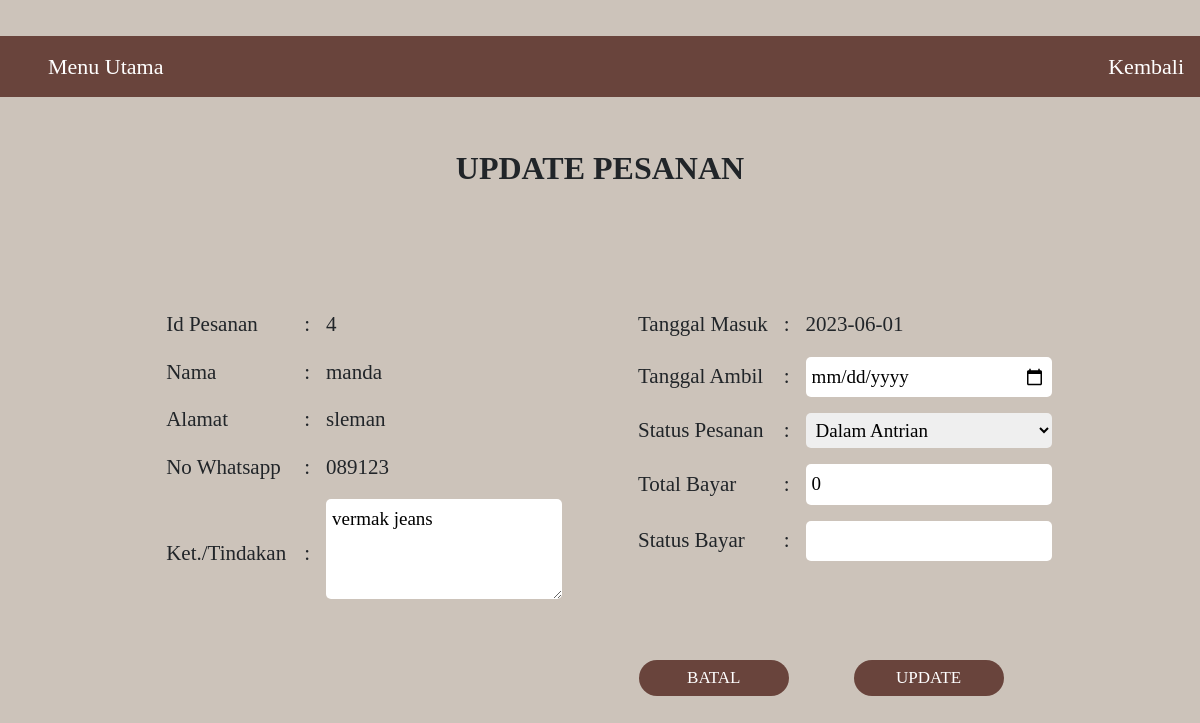
The app's page /ragiladmin/updatepesanan.php?id=4 (signed in) with its own data.
### tables this page shows
CREATE TABLE `pesanan` (
  `id_pesanan` int(11) NOT NULL,
  `ket_tindakan` varchar(100) NOT NULL,
  `tgl_masuk` date NOT NULL,
  `tgl_ambil` date DEFAULT NULL,
  `status_pesanan` varchar(50) NOT NULL,
  `total_bayar` int(50) DEFAULT NULL,
  `status_bayar` varchar(20) DEFAULT NULL,
  `id_pelanggan` int(11) NOT NULL,
  `id_penjahit` int(11) NOT NULL
);

CREATE TABLE `pelanggan` (
  `id_pelanggan` int(11) NOT NULL,
  `nama_pelanggan` varchar(20) NOT NULL,
  `alamat` varchar(30) NOT NULL,
  `no_whatsapp` varchar(12) NOT NULL
);

### ragiladmin/updatepesanan.php (the view, shortened to what this page needs)
<!DOCTYPE html>
<html>
<head>
	<link href="https://cdn.jsdelivr.net/npm/bootstrap@5.2.1/dist/css/bootstrap.min.css" rel="stylesheet">
</head>
<body>
    <?php
        include('koneksi.php');
        $id = $_GET['id'];
        $sql    = "SELECT * FROM pesanan WHERE id_pesanan='$id'";
        $query  = mysqli_query($connect, $sql);
        while ($data = mysqli_fetch_array($query)) {
        ?>
	<br>
	<ul>
  		<li><a href="menu.php">Menu Utama</a></li>
  		<li style="float: right"><a href="detailpesanan.php?id=<?= $data['id_pesanan']; ?>">Kembali</a></li>
    <?php } ?>
	</ul>
	<center>
    	<br>
    	<h2 style="font-weight: bold">UPDATE PESANAN</h2>
    	<br>
    </center>
    <form method="POST" action="updateproses.php">
	<div class="row">
        <div class="column">
            <table class="column1">
            <?php
            include('koneksi.php');
            $id = $_GET['id'];
            $sql    = "SELECT * FROM pesanan INNER JOIN pelanggan ON pesanan.id_pelanggan = pelanggan.id_pelanggan WHERE pesanan.id_pesanan = $id";
            $query  = mysqli_query($connect, $sql);
            while ($data = mysqli_fetch_array($query)) {
            ?>
            <tr>
                <td>Id Pesanan</td>
                <td>:</td>
                <td><?= $data['id_pesanan']; ?></td>
            <tr>
                <td>Nama</td>
                <td>:</td>
                <td><?= $data['nama_pelanggan']; ?></td>
            </tr>
            <tr>
                <td>Alamat</td>
                <td>:</td>
                <td><?= $data['alamat']; ?></td>
            </tr>
            <tr>
                <td>No Whatsapp</td>
                <td>:</td>
                <td><?= $data['no_whatsapp']; ?></td>
            </tr>
            <tr>
                <td style="padding-right: 10px">Ket./Tindakan</td>
                <td>:</td>
                <td><textarea name="ket_tindakan"><?= $data['ket_tindakan']; ?></textarea></td>
            </tr>
            </table>
        </div>
        <div class="column">
            <table class="column2">
            <tr>
                <td>Tanggal Masuk</td>
                <td>:</td>
                <td><?= $data['tgl_masuk']; ?></td>
            </tr>
            <tr>
                <td>Tanggal Ambil</td>
                <td>:</td>
                <td><input type="date" name="tgl_ambil"value="<?= $data['tgl_ambil']; ?>"></td>
            <tr>
                <td style="padding-right: 10px">Status Pesanan</td>
                <td>:</td>
                <td><select name="status_pesanan" value="<?= $data['status_pesanan']; ?>">>
                        <option value="Dalam Antrian">Dalam Antrian</option>
                    </select></td>
            </tr>
            <tr>
                <td>Total Bayar</td>
                <td>:</td>
                <td><input type="text" name="total_bayar" value="<?= $data['total_bayar']; ?>"></td>
            </tr>
            <tr>
                <td>Status Bayar</td>
                <td>:</td>
                <td><input type="text" name="status_bayar" value="<?= $data['status_bayar']; ?>"></td>
            </tr>
            <tr><td></td></tr><tr><td></td></tr>
            <tr><td></td></tr><tr><td></td></tr>
            <tr><td></td></tr>
            <tr>
            	<td colspan="2" style="text-align: center;"><input type="reset" value="BATAL" class="button"></td>
                <td style="text-align: center;"><input type="submit" value="UPDATE" class="button"></td>
            </tr>
            </table>
        </div>
    </div>
    <?php } ?>
    </form>
</body>
</html>

### ragiladmin/updatepesanan.php (style rules this page uses)
body { font-family: perpetua; background-color: #ccc3ba; width: 100%; margin: auto; text-align: center; font-size: 24px; }
ul { overflow: hidden; background-color: #69443c; color: white; }
li { float: left; display: block; padding: 14px 16px; }
li a { font-size: 22px; display: block; color: white; text-decoration: none; }
.column { width: 50%; padding: 30px; font-size: 20px; }
.column1 { float: right; }
.column2 { float: left; }
table { font-size: 21px; border-collapse : static; margin-top : 40px; }
td { text-align: left; padding: 8px; }
.button { width: 150px; padding: 5px 0; text-align: center; border: none; cursor: pointer; border-radius: 25px; margin: 3px 0px; color: white; font-family: perpetua; font-size: 17px; background-color: #69443c; }
textarea { border-radius : 5px; margin: 0px; padding: 6px; border : none; font-size: 19px; width: 100%; height: 100px; }
input { border-radius: 5px; margin: 0px; padding: 6px; border : none; font-size: 19px; width: 100%; }
select { margin: 0px; padding: 6px; border-radius: 5px; resize: vertical; border : none; font-size: 19px; width: 100%; }

### records on screen
pesanan: id_pesanan "4", id_pelanggan.nama_pelanggan "manda", id_pelanggan.alamat "sleman", id_pelanggan.no_whatsapp "089123", ket_tindakan "vermak jeans", tgl_masuk "2023-06-01", status_pesanan "Dalam Antrian", total_bayar "0"
